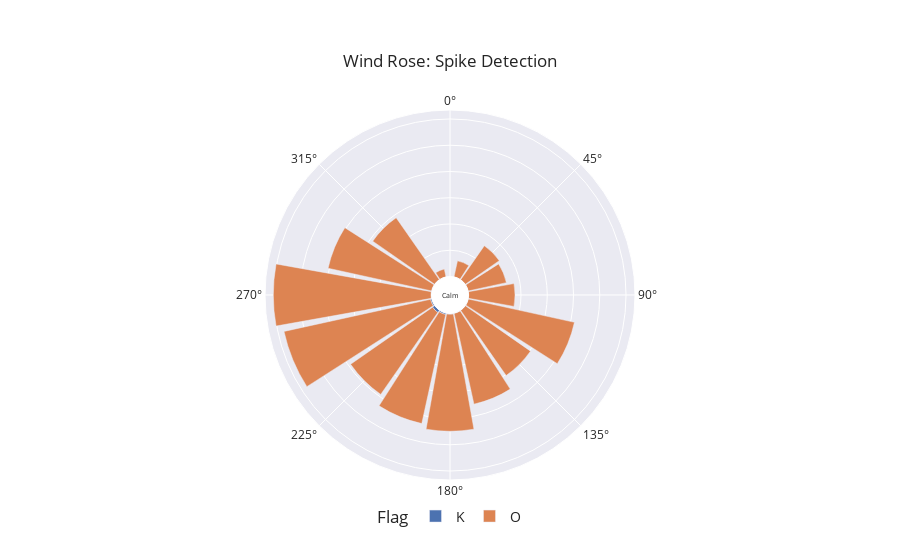

Source (notebook cell):
### Code cell
# DLRR Klenze-Gymnasium Sendling
df_site = extract_site_data(df=df, dates = dates, site_name="DLRR")

plot_wind_rose(df_site, column="Flag")

### Figure 1 — Plotly figure (JSON) as saved in the notebook; plotly's stock layout.template omitted (floating-point values rounded to 4 significant figures)
{"data": [{"hovertemplate": "Flag=K<br>len=%{r}<br>cardinal_direction=%{theta}<extra></extra>", "legendgroup": "K", "marker": {"color": "rgb(76,114,176)", "pattern": {"shape": ""}}, "name": "K", "r": [74, 77, 47, 279, 34, 12, 526, 273, 21, 37, 140, 4, 59, 56, 101], "showlegend": true, "subplot": "polar", "theta": [157.5, 292.5, 135, 202.5, 90, 22.5, 225, 247.5, 67.5, 45, 180, 337.5, 315, 112.5, 270], "type": "barpolar"}, {"hovertemplate": "Flag=O<br>len=%{r}<br>cardinal_direction=%{theta}<extra></extra>", "legendgroup": "O", "marker": {"color": "rgb(221,132,82)", "pattern": {"shape": ""}}, "name": "O", "r": [22295, 19027, 3130, 14355, 17687, 28572, 7877, 7449, 20173, 21267, 30024, 15125, 20690, 1524, 17, 8826], "showlegend": true, "subplot": "polar", "theta": [180, 225, 22.5, 315, 157.5, 247.5, 45, 67.5, 292.5, 202.5, 270, 135, 112.5, 337.5, 0, 90], "type": "barpolar"}], "layout": {"annotations": [{"font": {"size": 7}, "showarrow": false, "text": "Calm", "x": 0.5, "y": 0.5}], "barmode": "relative", "legend": {"font": {"size": 14}, "orientation": "h", "title": {"text": "Flag"}, "tracegroupgap": 0, "x": 0.5, "xanchor": "center", "y": -0.1, "yanchor": "middle"}, "margin": {"t": 110}, "polar": {"angularaxis": {"direction": "clockwise", "rotation": 90}, "domain": {"x": [0, 1], "y": [0, 1]}, "hole": 0.1, "radialaxis": {"linewidth": 0, "showticklabels": false, "ticks": ""}}, "title": {"text": "Wind Rose: Spike Detection", "xanchor": "center", "yanchor": "top"}}}
